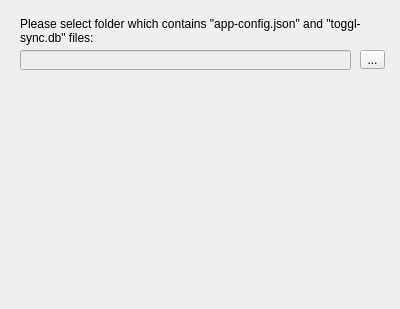
<?xml version="1.0" encoding="UTF-8"?>
<ui version="4.0">
 <class>Form</class>
 <widget class="QWidget" name="Form">
  <property name="geometry">
   <rect>
    <x>0</x>
    <y>0</y>
    <width>400</width>
    <height>309</height>
   </rect>
  </property>
  <property name="windowTitle">
   <string>Form</string>
  </property>
  <widget class="QLabel" name="label">
   <property name="geometry">
    <rect>
     <x>20</x>
     <y>10</y>
     <width>351</width>
     <height>41</height>
    </rect>
   </property>
   <property name="text">
    <string>Please select folder which contains &quot;app-config.json&quot; and &quot;toggl-sync.db&quot; files:</string>
   </property>
   <property name="wordWrap">
    <bool>true</bool>
   </property>
  </widget>
  <widget class="QToolButton" name="selectDirectoryToolButton">
   <property name="geometry">
    <rect>
     <x>360</x>
     <y>50</y>
     <width>25</width>
     <height>19</height>
    </rect>
   </property>
   <property name="text">
    <string>...</string>
   </property>
  </widget>
  <widget class="QLineEdit" name="importDirectoryPathLineEdit">
   <property name="enabled">
    <bool>false</bool>
   </property>
   <property name="geometry">
    <rect>
     <x>20</x>
     <y>50</y>
     <width>331</width>
     <height>20</height>
    </rect>
   </property>
  </widget>
  <widget class="QLabel" name="errorLabel">
   <property name="geometry">
    <rect>
     <x>20</x>
     <y>70</y>
     <width>331</width>
     <height>51</height>
    </rect>
   </property>
   <property name="styleSheet">
    <string notr="true">color: red</string>
   </property>
   <property name="text">
    <string/>
   </property>
   <property name="textFormat">
    <enum>Qt::AutoText</enum>
   </property>
   <property name="wordWrap">
    <bool>true</bool>
   </property>
  </widget>
 </widget>
 <resources/>
 <connections/>
</ui>
